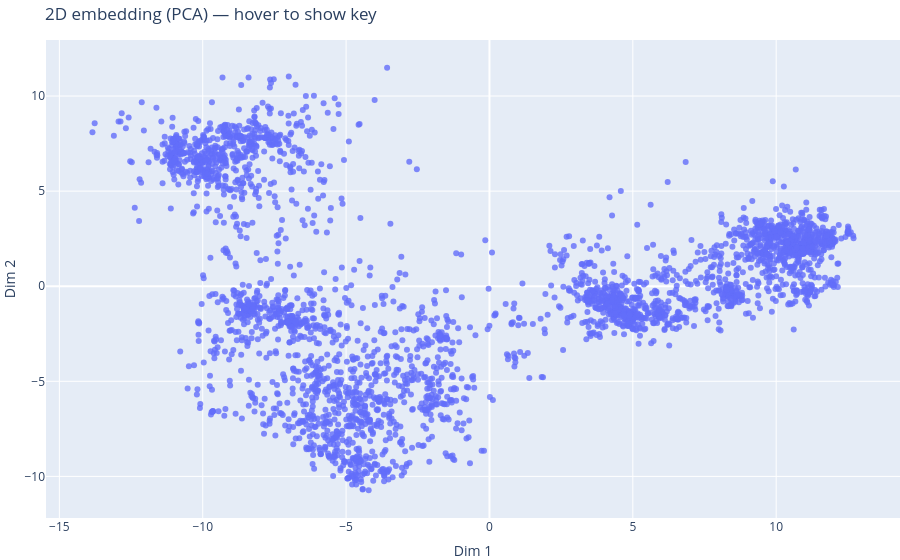

The notebook cell this image was saved under:
### Code cell
import numpy as np
from sklearn.decomposition import PCA
import plotly.graph_objects as go

# keys = list(vec_dict.keys())
keys = H3_keys
subtype = [('H1' if k in H1_keys else 'H3') for k in keys]
X = np.stack([vec_dict[k] for k in keys])  # (N, 256)

pca_2 = PCA(n_components=2, random_state=42)
X_2d = pca_2.fit_transform(X)


fig = go.Figure()

fig.add_trace(go.Scatter(
    x=X_2d[:, 0],
    y=X_2d[:, 1],
    mode="markers",
    name="others",
    text=np.array(keys),     # hover 显示 key
    customdata=subtype,
    hovertemplate="%{text}<br>subtype: %{customdata}<extra></extra>",
    marker=dict(size=6, opacity=0.8),
))

fig.update_layout(
    title="2D embedding (PCA) — hover to show key",
    xaxis_title="Dim 1",
    yaxis_title="Dim 2",
    margin=dict(l=0, r=0, t=40, b=0),
)

fig.show()

### Figure 1 — Plotly figure (JSON) as saved in the notebook; plotly's stock layout.template omitted (floating-point values rounded to 4 significant figures; data arrays with more than 128 entries replaced by an {"elided": "..."} marker saying what was removed)
{"data": [{"customdata": {"elided": "3344 str values"}, "hovertemplate": "%{text}<br>subtype: %{customdata}<extra></extra>", "marker": {"opacity": 0.8, "size": 6}, "mode": "markers", "name": "others", "text": {"elided": "3344 str values"}, "type": "scatter", "x": {"elided": "3344 float values"}, "y": {"elided": "3344 float values"}}], "layout": {"margin": {"b": 0, "l": 0, "r": 0, "t": 40}, "title": {"text": "2D embedding (PCA) — hover to show key"}, "xaxis": {"title": {"text": "Dim 1"}}, "yaxis": {"title": {"text": "Dim 2"}}}}
